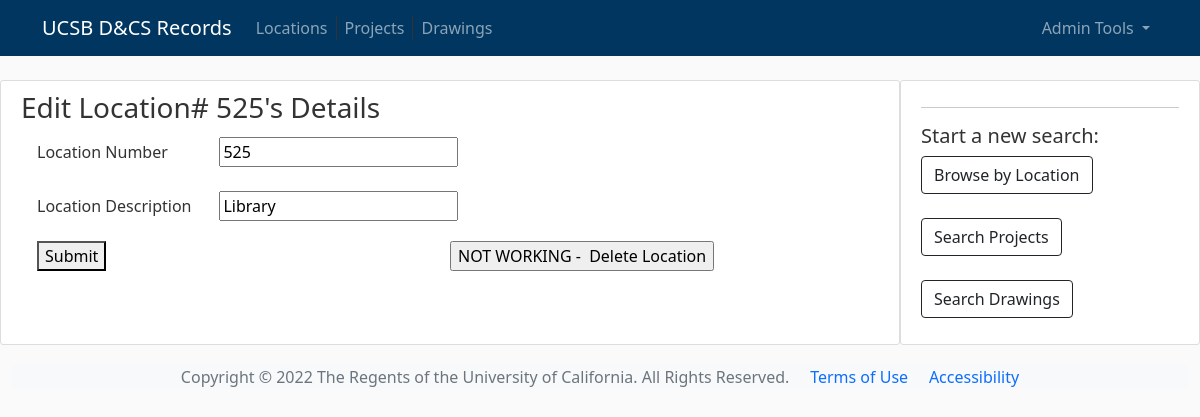
The app's page /1/editloc/ (signed in), older data.
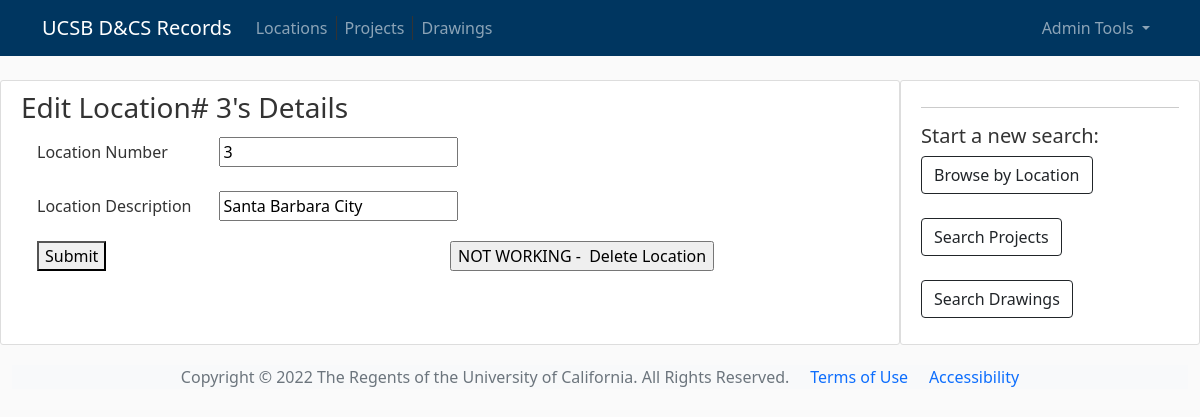
The same page, newer data.
### flaskdraw/models.py (models this page shows, shortened)
class Drawloc(db.Model):
    id = db.Column(db.Integer, primary_key=True)
    locnum = db.Column(db.Integer, nullable=False)
    locdescrip = db.Column(db.Text, nullable=False)

### flaskdraw/bp_locations/routes.py (the view, shortened to what this page needs)
@bp_locations.route("/<int:loc_id>/editloc/", methods=("GET", "POST"))
@login_required  # login required for this page
def edit_loc(loc_id):
    location = Drawloc.query.get_or_404(loc_id)
    return render_template("edit_loc.html", location=location)

### flaskdraw/models.py (called while the page is built)
@login_manager.user_loader
def load_user(user_id):
    return User.query.get(int(user_id))

### flaskdraw/templates/edit_loc.html (shortened to what this page needs)
{% extends 'base.html' %}
{% block content %}
<h3>
        Edit Location# {{ location.locnum }}'s Details
</h3>
<form method="post" class="row g-3 container-fluid">
        <div class="col-md-8">
                <label for="locnum" class="col-md-4 col-form-label" for="locnum">Location Number</label>
                <input type="number" name="locnum" value="{{ location.locnum }}" id="locnum">
        </div>
        <div class="col-md-8">
                <label for="locdescrip" class="col-md-4 col-form-label" for="title">Location Description</label>
                <input type="text" name="locdescrip" value="{{ location.locdescrip }}" id="locdescrip">
        </div>
        <div class="col-6">
                <button type="submit">Submit</button>
        </div>
        <div class="col-6">
                <form method="POST" class="form-control-file"
                        action="{{ url_for('bp_locations.delete', loc_id=location.id) }}">
                        <input type="submit" value="NOT WORKING -  Delete Location"
                                onclick="return confirm('Are you sure you want to delete this location?')" />
                </form>
        </div>
</form>
{% endblock content %}

Row changes from the older to the newer data that the page shows:
changed Drawloc: locnum "525" → "3"; locdescrip "Library" → "Santa Barbara City"
